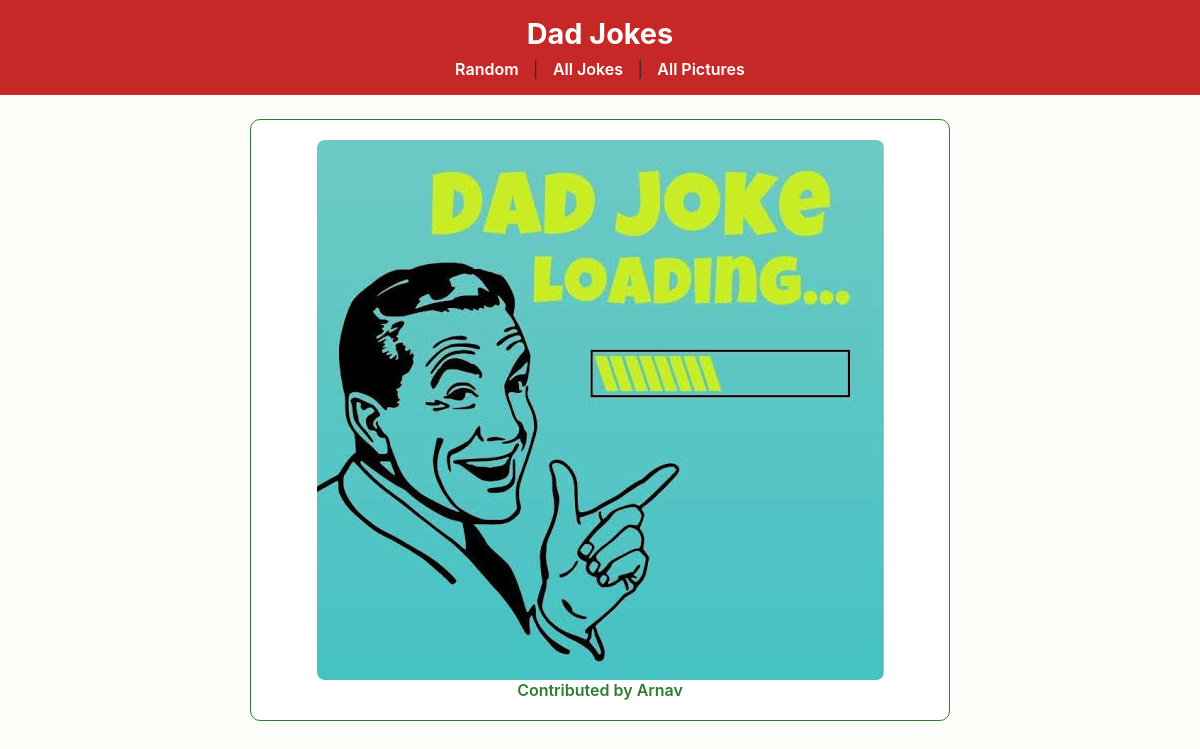
Screenshot of /dadjokes/picture/1 with the database file from the repository.
### dadjokes/models.py (models this page shows)
class Picture(models.Model):
    image_url = models.TextField(blank=False)
    contributor = models.TextField(blank=False)
    timestamp = models.DateTimeField(auto_now=True)

### dadjokes/views.py (the view)
# urls.py: path('picture/<int:pk>', views.show_picture, name='show_picture'),
def show_picture(request, pk):
    context = {
        'picture': get_object_or_404(Picture, pk=pk),
    }
    return render(request, 'dadjokes/show_picture.html', context)

### dadjokes/templates/dadjokes/show_picture.html
{% extends 'dadjokes/base.html' %}
{% load static %}
{% block content %}
    <div class="card">
        <img src="{% static picture.image_url %}" alt="Dad joke picture">
        <p class="contributor">Contributed by {{ picture.contributor }}</p>
    </div>
{% endblock %}

### static/dadjokes.css (style rules this page uses)
body { margin: 0; font-family: -apple-system, BlinkMacSystemFont, "Segoe UI", Helvetica, Arial, sans-serif; background-color: #fdfdfa; color: #2b2b2b; }
.card { display: block; background-color: #ffffff; border: 1px solid #2e7d32; border-radius: 10px; padding: 20px; margin-bottom: 20px; text-align: center; color: inherit; text-decoration: none; }
.contributor { color: #2e7d32; margin: 0; font-weight: 600; }
.card img { max-width: 100%; border-radius: 8px; }

### rows the page displays
Picture: image_url (picture), contributor "Arnav"
